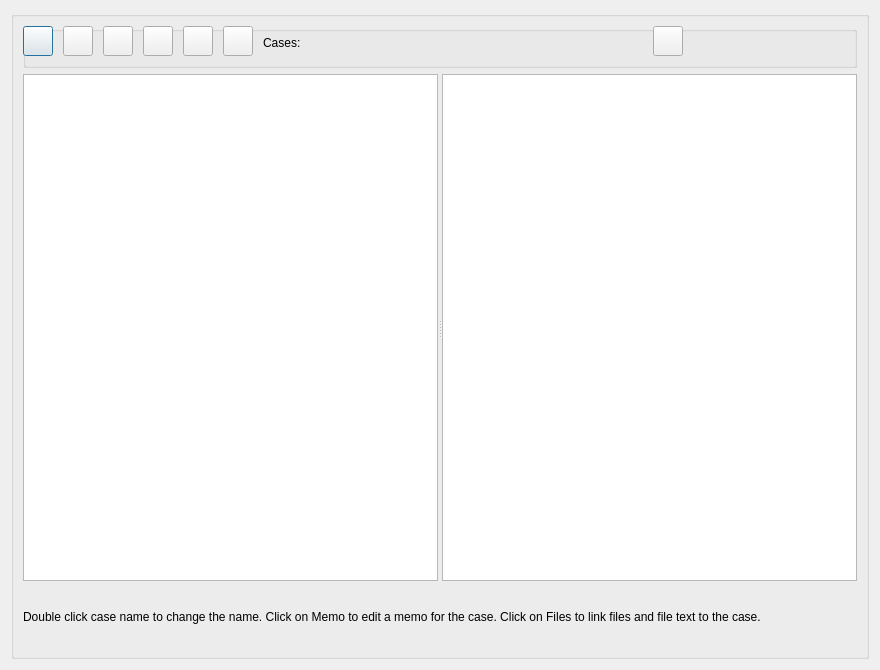
<?xml version="1.0" encoding="UTF-8"?>
<ui version="4.0">
 <class>Dialog_cases</class>
 <widget class="QDialog" name="Dialog_cases">
  <property name="geometry">
   <rect>
    <x>0</x>
    <y>0</y>
    <width>880</width>
    <height>670</height>
   </rect>
  </property>
  <property name="windowTitle">
   <string>Cases</string>
  </property>
  <layout class="QGridLayout" name="gridLayout">
   <item row="1" column="1">
    <widget class="QGroupBox" name="groupBox_2">
     <property name="title">
      <string/>
     </property>
     <layout class="QGridLayout" name="gridLayout_2">
      <item row="2" column="0">
       <widget class="QSplitter" name="splitter">
        <property name="orientation">
         <enum>Qt::Horizontal</enum>
        </property>
        <widget class="QTableWidget" name="tableWidget"/>
        <widget class="QTextBrowser" name="textBrowser"/>
       </widget>
      </item>
      <item row="3" column="0">
       <widget class="QLabel" name="label">
        <property name="minimumSize">
         <size>
          <width>0</width>
          <height>20</height>
         </size>
        </property>
        <property name="maximumSize">
         <size>
          <width>16777215</width>
          <height>60</height>
         </size>
        </property>
        <property name="text">
         <string>Double click case name to change the name. Click on Memo to edit a memo for the case. Click on Files to link files and file text to the case.</string>
        </property>
        <property name="wordWrap">
         <bool>true</bool>
        </property>
       </widget>
      </item>
      <item row="0" column="0">
       <widget class="QGroupBox" name="groupBox">
        <property name="sizePolicy">
         <sizepolicy hsizetype="Preferred" vsizetype="Fixed">
          <horstretch>0</horstretch>
          <verstretch>0</verstretch>
         </sizepolicy>
        </property>
        <property name="minimumSize">
         <size>
          <width>0</width>
          <height>42</height>
         </size>
        </property>
        <property name="maximumSize">
         <size>
          <width>16777215</width>
          <height>42</height>
         </size>
        </property>
        <property name="title">
         <string/>
        </property>
        <widget class="QPushButton" name="pushButton_add">
         <property name="geometry">
          <rect>
           <x>0</x>
           <y>0</y>
           <width>30</width>
           <height>30</height>
          </rect>
         </property>
         <property name="toolTip">
          <string>&lt;html&gt;&lt;head/&gt;&lt;body&gt;&lt;p&gt;Add case&lt;/p&gt;&lt;/body&gt;&lt;/html&gt;</string>
         </property>
         <property name="text">
          <string/>
         </property>
        </widget>
        <widget class="QPushButton" name="pushButton_delete">
         <property name="geometry">
          <rect>
           <x>630</x>
           <y>0</y>
           <width>30</width>
           <height>30</height>
          </rect>
         </property>
         <property name="toolTip">
          <string>&lt;html&gt;&lt;head/&gt;&lt;body&gt;&lt;p&gt;Delete case&lt;/p&gt;&lt;/body&gt;&lt;/html&gt;</string>
         </property>
         <property name="text">
          <string/>
         </property>
        </widget>
        <widget class="QPushButton" name="pushButton_import_cases">
         <property name="geometry">
          <rect>
           <x>40</x>
           <y>0</y>
           <width>30</width>
           <height>30</height>
          </rect>
         </property>
         <property name="toolTip">
          <string>&lt;html&gt;&lt;head/&gt;&lt;body&gt;&lt;p&gt;Import cases&lt;/p&gt;&lt;p&gt;Import from a csv or xlsx file.&lt;/p&gt;&lt;p&gt;The file must have a header row and the first column must have the unique case names or identifiers. Subsequent columns are attributes for each case.&lt;/p&gt;&lt;/body&gt;&lt;/html&gt;</string>
         </property>
         <property name="text">
          <string/>
         </property>
        </widget>
        <widget class="QPushButton" name="pushButton_add_attribute">
         <property name="geometry">
          <rect>
           <x>120</x>
           <y>0</y>
           <width>30</width>
           <height>30</height>
          </rect>
         </property>
         <property name="toolTip">
          <string>&lt;html&gt;&lt;head/&gt;&lt;body&gt;&lt;p&gt;Add attribute&lt;/p&gt;&lt;/body&gt;&lt;/html&gt;</string>
         </property>
         <property name="text">
          <string/>
         </property>
        </widget>
        <widget class="QLabel" name="label_filename">
         <property name="geometry">
          <rect>
           <x>500</x>
           <y>80</y>
           <width>491</width>
           <height>30</height>
          </rect>
         </property>
         <property name="minimumSize">
          <size>
           <width>0</width>
           <height>30</height>
          </size>
         </property>
         <property name="maximumSize">
          <size>
           <width>16777215</width>
           <height>30</height>
          </size>
         </property>
         <property name="text">
          <string>.</string>
         </property>
         <property name="wordWrap">
          <bool>true</bool>
         </property>
        </widget>
        <widget class="QPushButton" name="pushButton_file_manager">
         <property name="geometry">
          <rect>
           <x>80</x>
           <y>0</y>
           <width>30</width>
           <height>30</height>
          </rect>
         </property>
         <property name="toolTip">
          <string>&lt;html&gt;&lt;head/&gt;&lt;body&gt;&lt;p&gt;Case file manager&lt;/p&gt;&lt;/body&gt;&lt;/html&gt;</string>
         </property>
         <property name="text">
          <string/>
         </property>
        </widget>
        <widget class="QPushButton" name="pushButton_export_attributes">
         <property name="geometry">
          <rect>
           <x>160</x>
           <y>0</y>
           <width>30</width>
           <height>30</height>
          </rect>
         </property>
         <property name="toolTip">
          <string>&lt;html&gt;&lt;head/&gt;&lt;body&gt;&lt;p&gt;Export attributes as csv file&lt;/p&gt;&lt;/body&gt;&lt;/html&gt;</string>
         </property>
         <property name="text">
          <string/>
         </property>
        </widget>
        <widget class="QPushButton" name="pushButton_help">
         <property name="geometry">
          <rect>
           <x>200</x>
           <y>0</y>
           <width>30</width>
           <height>30</height>
          </rect>
         </property>
         <property name="toolTip">
          <string>Help</string>
         </property>
         <property name="text">
          <string/>
         </property>
        </widget>
        <widget class="QLabel" name="label_cases">
         <property name="geometry">
          <rect>
           <x>240</x>
           <y>5</y>
           <width>221</width>
           <height>24</height>
          </rect>
         </property>
         <property name="minimumSize">
          <size>
           <width>0</width>
           <height>24</height>
          </size>
         </property>
         <property name="maximumSize">
          <size>
           <width>16777215</width>
           <height>22</height>
          </size>
         </property>
         <property name="text">
          <string>Cases: </string>
         </property>
        </widget>
       </widget>
      </item>
     </layout>
    </widget>
   </item>
  </layout>
 </widget>
 <tabstops>
  <tabstop>pushButton_add</tabstop>
  <tabstop>pushButton_import_cases</tabstop>
  <tabstop>pushButton_file_manager</tabstop>
  <tabstop>pushButton_add_attribute</tabstop>
  <tabstop>pushButton_export_attributes</tabstop>
  <tabstop>pushButton_help</tabstop>
  <tabstop>pushButton_delete</tabstop>
  <tabstop>tableWidget</tabstop>
  <tabstop>textBrowser</tabstop>
 </tabstops>
 <resources/>
 <connections/>
</ui>
